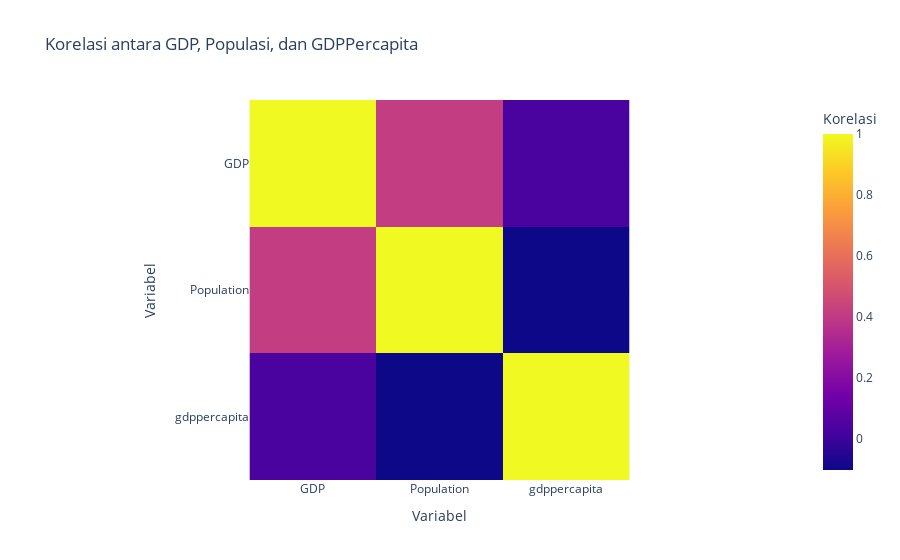

Notebook cell for this chart:
### Markdown cell above
##### 10.2 Analisis Korelasi

### Code cell
# Korelasi antara GDP, populasi, dan GDPPercapita
corr = merged_final_df[['GDP', 'Population', 'gdppercapita']].corr()

# Heatmap untuk menampilkan korelasi
fig = px.imshow(corr, labels=dict(x="Variabel", y="Variabel", color="Korelasi"),
                x=['GDP', 'Population', 'gdppercapita'], y=['GDP', 'Population', 'gdppercapita'],
                title='Korelasi antara GDP, Populasi, dan GDPPercapita')
fig.show()

### Figure 1 — Plotly figure (JSON) as saved in the notebook; plotly's stock layout.template omitted (floating-point values rounded to 4 significant figures)
{"data": [{"coloraxis": "coloraxis", "hovertemplate": "Variabel: %{x}<br>Variabel: %{y}<br>Korelasi: %{z}<extra></extra>", "name": "0", "type": "heatmap", "x": ["GDP", "Population", "gdppercapita"], "xaxis": "x", "y": ["GDP", "Population", "gdppercapita"], "yaxis": "y", "z": [[1, 0.409, 0.03356], [0.409, 1, -0.102], [0.03356, -0.102, 1]]}], "layout": {"coloraxis": {"colorbar": {"title": {"text": "Korelasi"}}, "colorscale": [[0, "#0d0887"], [0.1111, "#46039f"], [0.2222, "#7201a8"], [0.3333, "#9c179e"], [0.4444, "#bd3786"], [0.5556, "#d8576b"], [0.6667, "#ed7953"], [0.7778, "#fb9f3a"], [0.8889, "#fdca26"], [1, "#f0f921"]]}, "title": {"text": "Korelasi antara GDP, Populasi, dan GDPPercapita"}, "xaxis": {"anchor": "y", "constrain": "domain", "domain": [0, 1], "scaleanchor": "y", "title": {"text": "Variabel"}}, "yaxis": {"anchor": "x", "autorange": "reversed", "constrain": "domain", "domain": [0, 1], "title": {"text": "Variabel"}}}}
